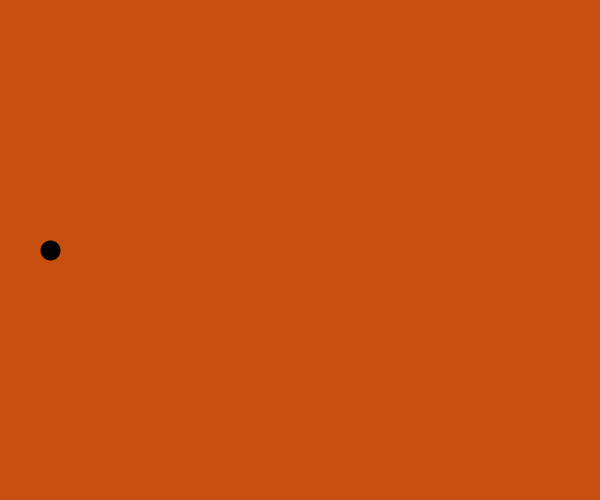
Frame 1 (no input)
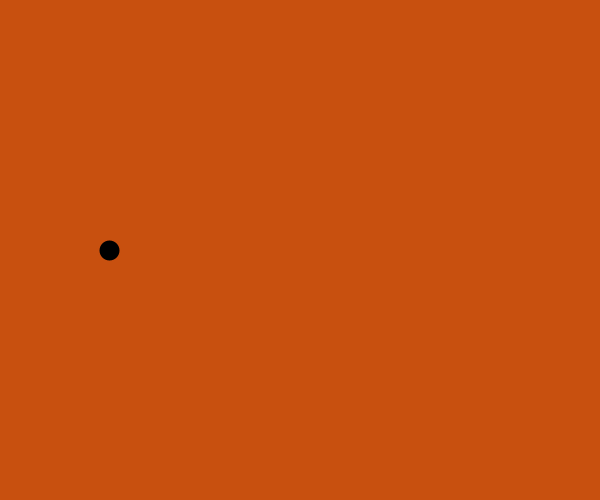
Frame 60 (the mouse pressed at the canvas centre just before this capture)
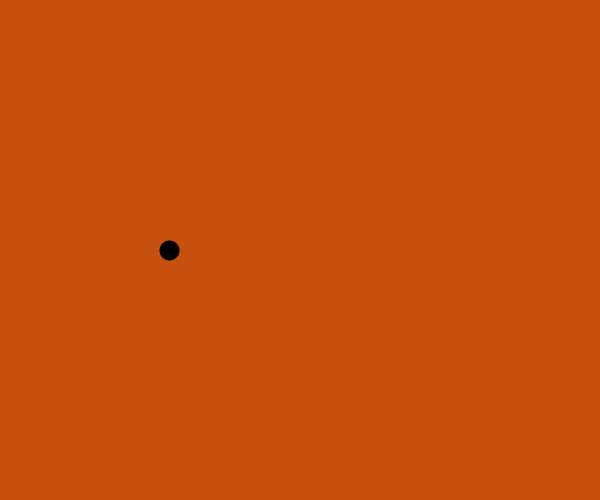
Frame 120 (the mouse held since frame 60 and released just before this capture)

The Processing sketch that drew these frames (run headless with seeded random() and noise(); from frame 60 on, the mouse is pressed at the canvas centre):

// Processing sketch: s02e04b
// ── s02e04b.pde
void setup()
{
  size(600,500);  
  strokeWeight(20);
}

float pozycja = 50;

void draw()
{
  background(200,80,15);
  point(pozycja, 250);
  pozycja = pozycja + 1;
}
